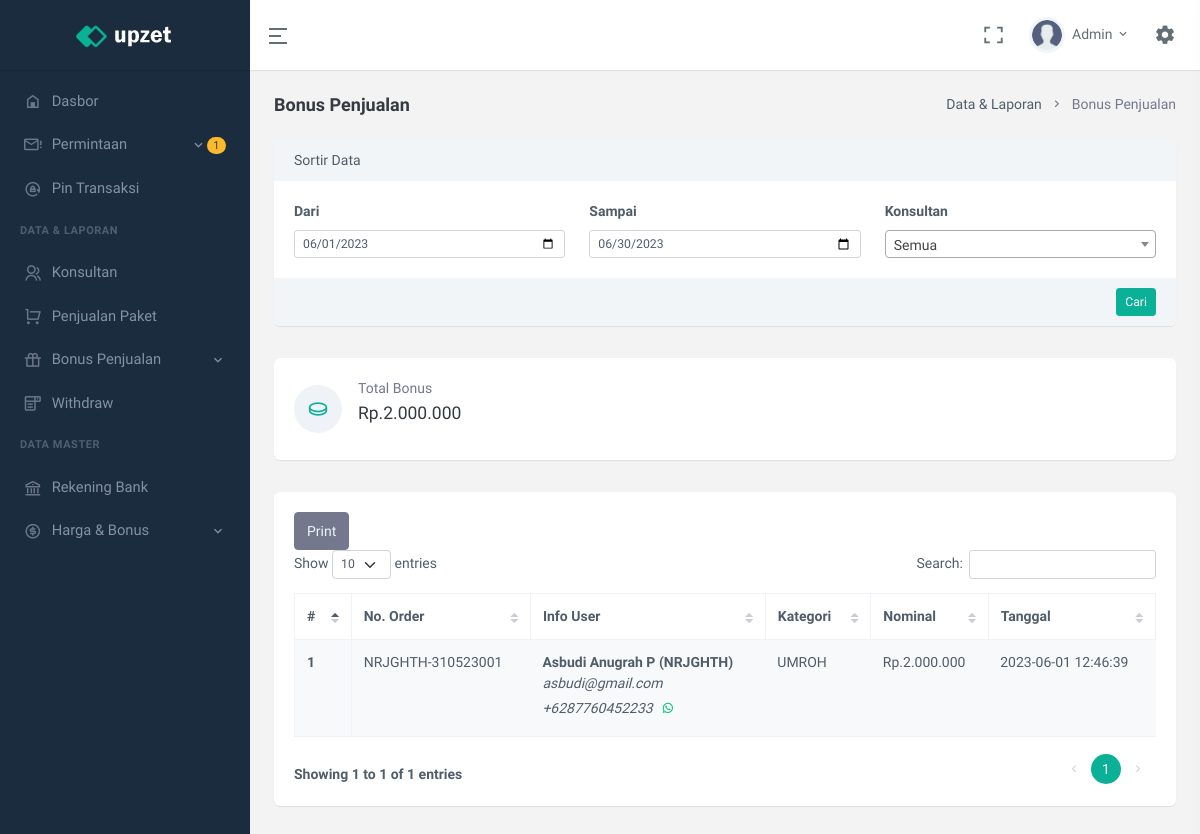
Page /bonus-penjualan.php (signed in) on the earlier database version.
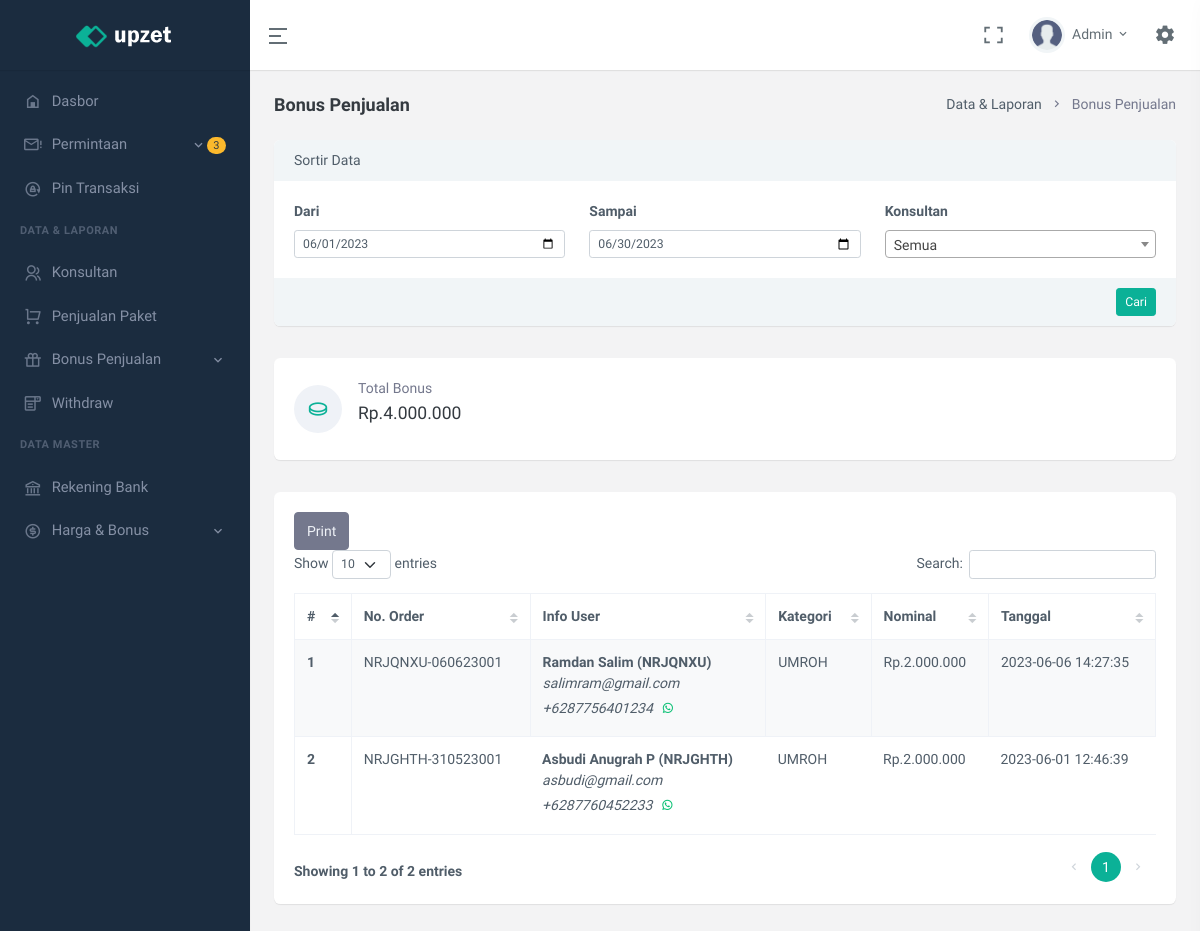
Same page on the later database version.
### tables this page shows
CREATE TABLE `user` (
  `id` int(11) UNSIGNED NOT NULL,
  `code_referral` varchar(7) NOT NULL,
  `email` varchar(250) NOT NULL,
  `name` varchar(25) NOT NULL,
  `no_telpn` varchar(25) NOT NULL,
  `password` text NOT NULL,
  `role_user` enum('ADMIN','OWNER','KONSULTAN') NOT NULL DEFAULT 'KONSULTAN',
  `upline` varchar(7) NOT NULL DEFAULT 'ADMIN',
  `status` enum('AKTIF','TIDAK AKTIF') NOT NULL DEFAULT 'TIDAK AKTIF',
  `join_date` datetime NOT NULL
);

CREATE TABLE `history_bonus_penjualan` (
  `id` int(11) UNSIGNED NOT NULL,
  `code_order` varchar(20) NOT NULL,
  `code_referral` varchar(7) NOT NULL,
  `category` enum('UMROH','HAJI') NOT NULL,
  `nominal` double NOT NULL,
  `date` datetime NOT NULL
);

### config/bonusPenjualanConfig.php (the view, shortened to what the changed rows need)
<?php
$historyBonusPenjualanClass = new historyBonusPenjualanClass();
$formatInputClass = new formatInputClass();
$startMonth = $formatInputClass->date()['startMonth'];
$endMonth = $formatInputClass->date()['endMonth'];
$userID = $role_user == "ADMIN" ? "all" : $_SESSION['id_nrjtour'];
function dataTable($from, $to, $user){
    global $historyBonusPenjualanClass;
    global $role_user;
    $num = 1;
    $data = $historyBonusPenjualanClass->selectHistoryBonusPenjualan("byUser", $from, $to, $user);
    if($user == "all"){
        $data = $historyBonusPenjualanClass->selectHistoryBonusPenjualan("allData", $from, $to);
    }
    foreach($data['data'] as $row){
        $fee = number_format($row['nominal'],0,",",".");
        echo '<tr>
                <th> ' . $num++ . ' </th>
                <td>
                    ' . $row['code_order'] . '
                </td>';
        if($role_user == "ADMIN"){
            echo '<td>
                    <strong>' . dataUser($row['code_referral'])['name'] . ' (' . $row['code_referral'] . ')</strong><br>
                    <i>' . dataUser($row['code_referral'])['email'] . '</i><br>
                    <i>+62' . dataUser($row['code_referral'])['no_telpn'] . '</i><a href="https://api.whatsapp.com/send?phone=62' . dataUser($row['code_referral'])['no_telpn'] . '" class="btn btn-sm text-success radius-5"><i class="mx-auto ri-whatsapp-line"></i></a><br>
                </td>';
        }
        echo   '<td>' . $row['category'] . '</td>
                <td>Rp.' . $fee . '</td>
                <td>' . $row['date'] . '</td>
            </tr>';
    }
}
function totalBonus($from, $to, $user){
    global $historyBonusPenjualanClass;
    $total = 0;
    $data = $historyBonusPenjualanClass->selectHistoryBonusPenjualan("byUser", $from, $to, $user);
    if($user == "all"){
        $data = $historyBonusPenjualanClass->selectHistoryBonusPenjualan("allData", $from, $to);
    }
    foreach($data['data'] as $row){
        $total += $row['nominal'];
    }
    echo number_format($total,0,",",".");
}
function optUser($user){
    global $userClass;
    $data = $userClass->selectUser("oneCondition","role_user","KONSULTAN");
}
function dataUser($idUser){
    global $userClass;
    $data = $userClass->selectUser("oneCondition","code_referral",$idUser);
    foreach($data['data'] as $row){
        $result['name'] = $row['name'];
        $result['email'] = $row['email'];
        $result['no_telpn'] = $row['no_telpn'];
        $result['status'] = $row['status'];
    }
    $result['nums'] = $data['nums'];
    return $result;
}
?>

### bonus-penjualan.php (shortened to what the changed rows need)
<?php
    include "func/formatInput.php";
    include "config/userLogin.php";
    include "config/bonusPenjualanConfig.php";
?>
<!doctype html>
<html lang="en">
<head>
    <link href="assets/libs/datatables.net-bs4/css/dataTables.bootstrap4.min.css" rel="stylesheet" type="text/css" />
    <link href="assets/libs/datatables.net-buttons-bs4/css/buttons.bootstrap4.min.css" rel="stylesheet"
        type="text/css" />
    <link href="assets/libs/datatables.net-responsive-bs4/css/responsive.bootstrap4.min.css" rel="stylesheet"
        type="text/css" />
    <link href="assets/libs/sweetalert2/sweetalert2.min.css" rel="stylesheet" type="text/css" />
    <link href="assets/css/bootstrap.min.css" id="bootstrap-style" rel="stylesheet" type="text/css" />
    <link href="assets/css/icons.min.css" rel="stylesheet" type="text/css" />
    <link href="assets/css/app.min.css" id="app-style" rel="stylesheet" type="text/css" />
</head>
<body data-sidebar="dark">
    <div id="layout-wrapper">
        <?php include "partial/topBar.php" ?>
        <?php include "partial/sideBar.php" ?>
        <div class="main-content">
            <div class="page-content">
                <div class="container-fluid">
                    <div class="row">
                                        <?php if($role_user == "ADMIN"){ ?>
                                                <?= optUser($userID) ?>
                                        <?php } ?>
                        <div class="col-12 col-sm-12 mb-2">
                            <div class="card">
                                <div class="card-body">
                                    <div class="d-flex text-muted">
                                        <div class="flex-grow-1 overflow-hidden">
                                            <p class="mb-1">Total Bonus</p>
                                            <h5 class="mb-3">Rp.<?= totalBonus($startMonth, $endMonth, $userID) ?></h5>
                                        </div>
                                    </div>
                                </div>
                            </div>
                        </div>
                        <div class="col-12">
                            <div class="card">
                                <div class="card-body">
                                    <div id="downloadPdfBtn"></div>
                                    <table id="datatable" class="table table-striped dt-responsive table-bordered nowrap" style="border-collapse: collapse; border-spacing: 0; width: 100%;">
                                        <thead>
                                            <tr>
                                                <th>#</th>
                                                <th>No. Order</th>
                                                <?php if($role_user == "ADMIN"){ ?>
                                                <th>Info User</th>
                                                <?php } ?>
                                                <th>Kategori</th>
                                                <th>Nominal</th>
                                                <th>Tanggal</th>
                                            </tr>
                                        </thead>
                                        <tbody>
                                            <?= dataTable($startMonth, $endMonth, $userID) ?>
                                        </tbody>
                                    </table>
                                </div>
                            </div>
                        </div>
                    </div>
                </div>
            </div>
        </div>
    </div>
    <link href="https://cdnjs.cloudflare.com/ajax/libs/select2/4.0.13/css/select2.min.css" rel="stylesheet" />
</body>
</html>

### partial/topBar.php (shortened to what the changed rows need)
<header id="page-topbar">
    <div class="navbar-header">
        <div class="d-flex">
            <div class="dropdown d-inline-block user-dropdown">
                <button type="button" class="btn header-item waves-effect" id="page-header-user-dropdown"
                    data-bs-toggle="dropdown" aria-haspopup="true" aria-expanded="false">
                    <img class="rounded-circle header-profile-user" src="assets/images/users/avatar-2.png"
                        alt="Header Avatar">
                    <span class="d-none d-xl-inline-block ms-1"><?= explode(" ",$name)[0] ?></span>
                    <i class="mdi mdi-chevron-down d-none d-xl-inline-block"></i>
                </button>
            </div>
        </div>
    </div>
</header>

### partial/sideBar.php (shortened to what the changed rows need)
<?php
    $dataPenjualanClass = new dataPenjualanClass();
    $withdrawClass = new withdrawClass();
?>
<div class="vertical-menu">
    <div data-simplebar class="h-100">
        <div id="sidebar-menu">
            <ul class="metismenu list-unstyled" id="side-menu">
                <?php
                    if($role_user == "ADMIN"){
                        $dataNotif = $dataPenjualanClass->selectDataPenjualan("all");
                        $orderNumPendingNotif = 0;
                        $orderNumPendingPelunansanNotif = 0;
                        foreach($dataNotif['data'] as $row){
                            if($row['status'] == "PENDING"){
                                $orderNumPendingNotif += 1;
                            }elseif($row['status'] == "MENUNGGU KONFIRMASI PELUNASAN"){
                                $orderNumPendingPelunansanNotif += 1;
                            }
                        }
                        $dataWd = $withdrawClass->selectWithdraw("oneCondition", "status", "PENDING");
                        $wdnUMPending = $dataWd['nums'];
                ?>
                    <li>
                        <a href="javascript: void(0);" class="has-arrow waves-effect">
                            <i class="mdi mdi-email-alert-outline"></i>
                            <?php if($orderNumPendingNotif + $orderNumPendingPelunansanNotif + $wdnUMPending > 0){ ?>
                                <span class="badge rounded-pill bg-warning text-dark float-end"><?= $orderNumPendingNotif + $orderNumPendingPelunansanNotif + $wdnUMPending ?></span>
                            <?php } ?>
                            <span>Permintaan</span>
                        </a>
                    </li>
                <?php } ?>
            </ul>
        </div>
    </div>
</div>

Differences in the rows shown:
computed for user "Admin": role_user "1" → "3"
added history_bonus_penjualan: code_order "NRJQNXU-060623001", name "Ramdan Salim", code_referral "NRJQNXU", email "salimram@gmail.com", no_telpn "87756401234", category "UMROH", nominal "2.000.000", date "2023-06-06 14:27:35"
Other differences:
$total: "2.000.000" → "4.000.000"
text written by a page script: "Show entries Search: Showing 1 to 1 of 1 entries 1" → "Show entries Search: Showing 1 to 2 of 2 entries 1"
